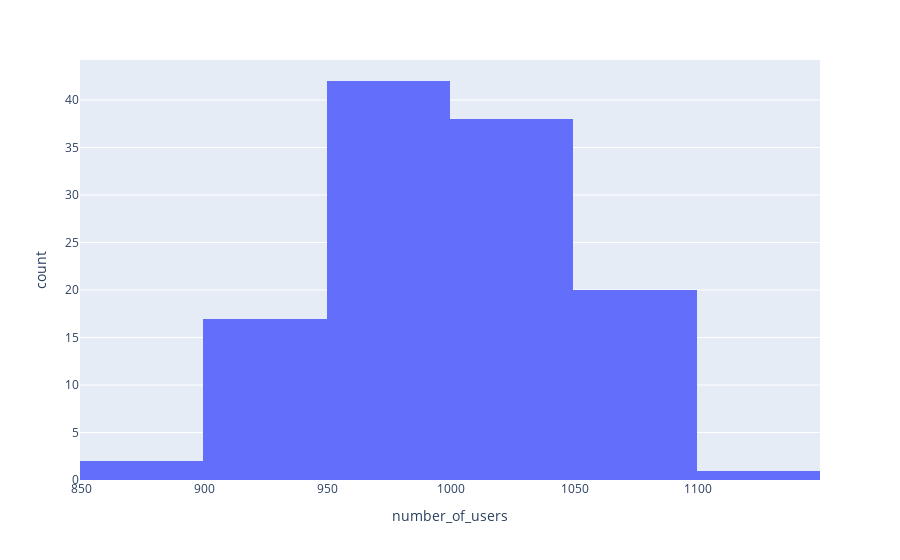

Notebook source saved alongside this figure:
### Markdown cell above
#### Choosing the number of bins

By default, the number of bins is chosen so that is comparable to the typical content in a bin. This number can be customized by setting the ```nbins``` argument. Example:

### Code cell
fig = px.histogram(data_users_dict, x="number_of_users", nbins=10)
fig.show()

### Figure 1 — Plotly figure (JSON) as saved in the notebook; plotly's stock layout.template omitted (floating-point values rounded to 4 significant figures)
{"data": [{"alignmentgroup": "True", "bingroup": "x", "hovertemplate": "number_of_users=%{x}<br>count=%{y}<extra></extra>", "legendgroup": "", "marker": {"color": "#636efa", "pattern": {"shape": ""}}, "name": "", "nbinsx": 10, "offsetgroup": "", "orientation": "v", "showlegend": false, "type": "histogram", "x": [1004, 964, 929, 1051, 1039, 973, 961, 978, 952, 994, 949, 1026, 1074, 949, 923, 1037, 946, 971, 910, 1018, 983, 997, 971, 850, 1060, 1072, 914, 927, 903, 989, 1001, 1054, 1054, 1038, 963, 930, 1034, 971, 982, 1018, 1010, 1002, 1081, 933, 1057, 999, 897, 924, 999, 1041, 1058, 1010, 970, 928, 959, 995, 977, 1062, 1024, 1103, 991, 1038, 961, 1049, 991, 986, 999, 935, 949, 961, 965, 1071, 1039, 1008, 1025, 997, 1006, 1061, 1045, 1016, 1046, 1052, 979, 1000, 1004, 1091, 992, 1042, 1035, 1018, 1021, 923, 1069, 1034, 1022, 1097, 976, 1067, 1019, 965, 960, 1056, 963, 1056, 1044, 1006, 1062, 906, 994, 1036, 990, 1014, 950, 990, 956, 1026, 974, 965, 1049, 973], "xaxis": "x", "yaxis": "y"}], "layout": {"barmode": "relative", "legend": {"tracegroupgap": 0}, "margin": {"t": 60}, "xaxis": {"anchor": "y", "domain": [0, 1], "title": {"text": "number_of_users"}}, "yaxis": {"anchor": "x", "domain": [0, 1], "title": {"text": "count"}}}}
